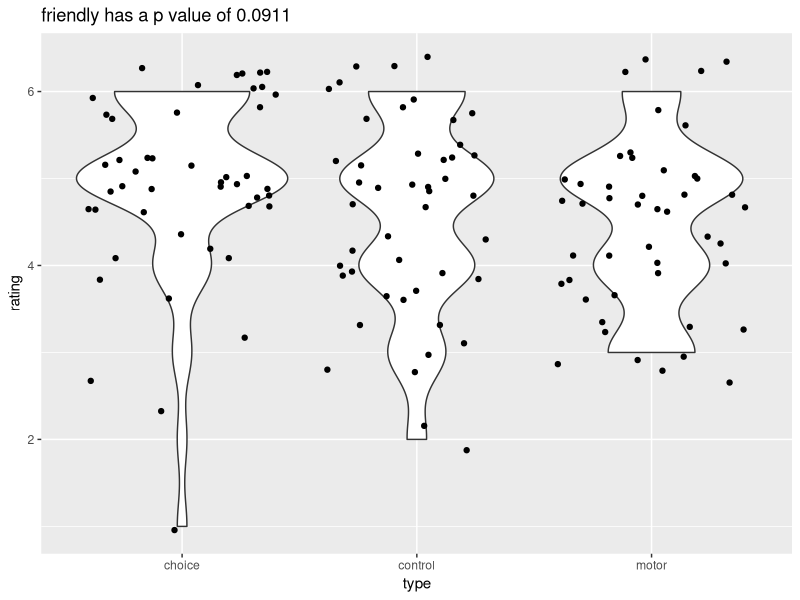
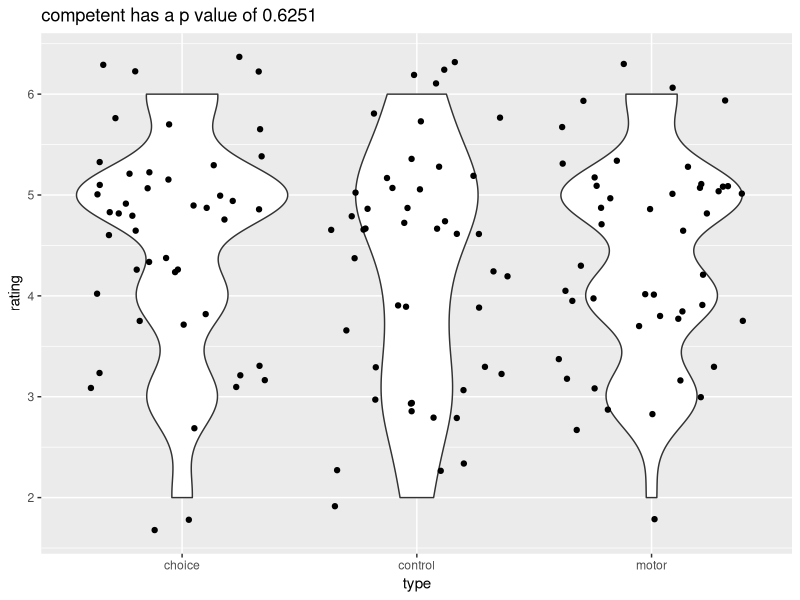
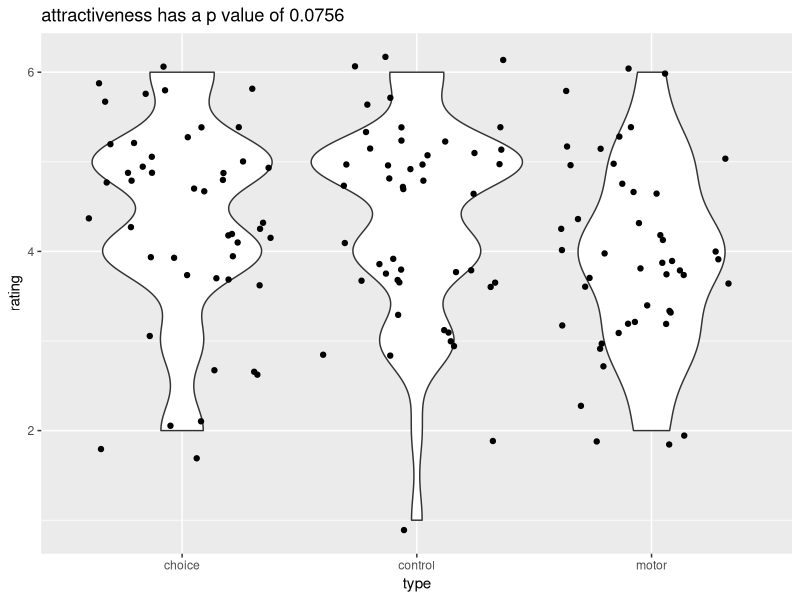
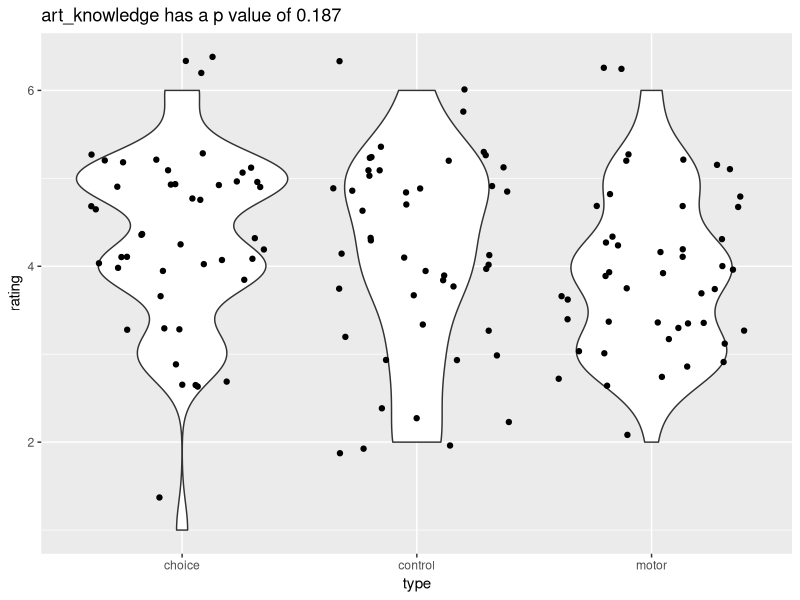
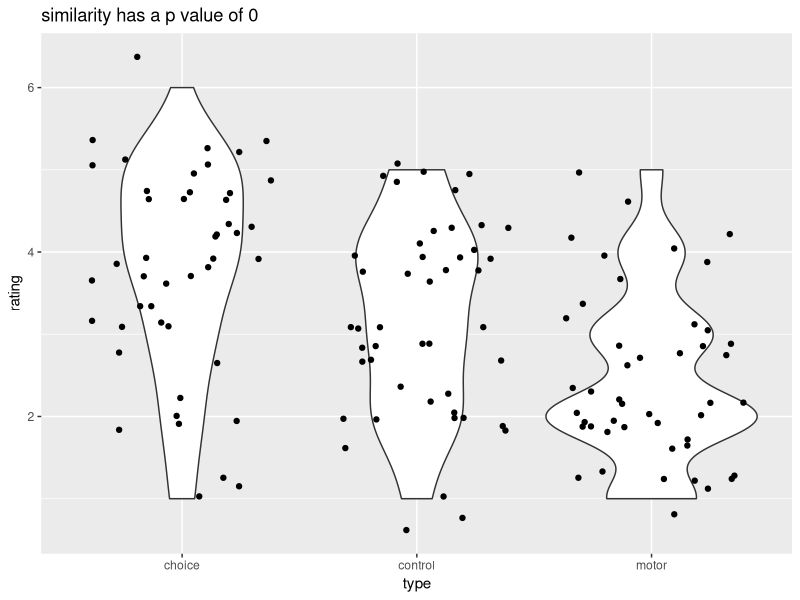
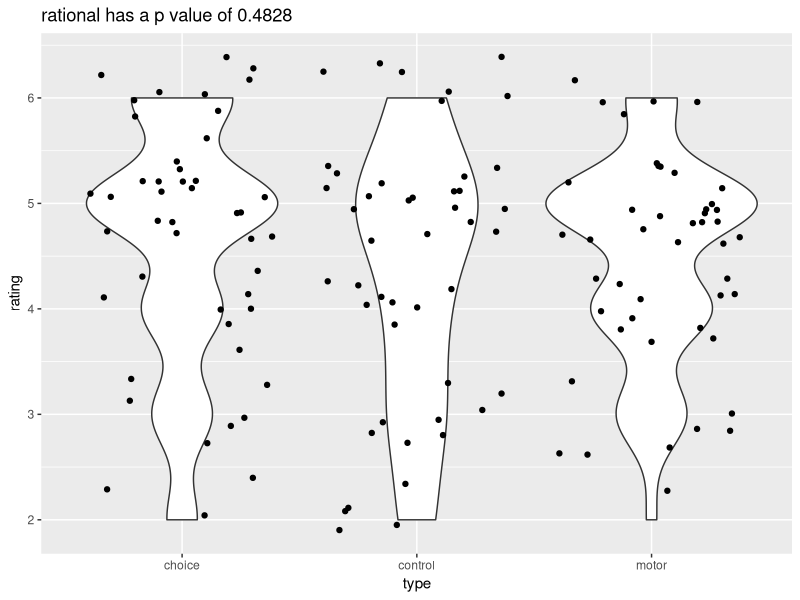
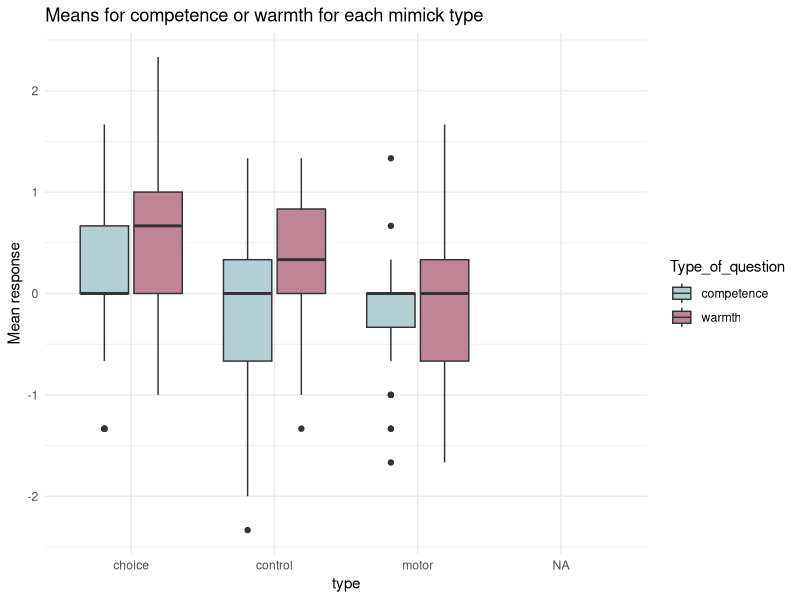
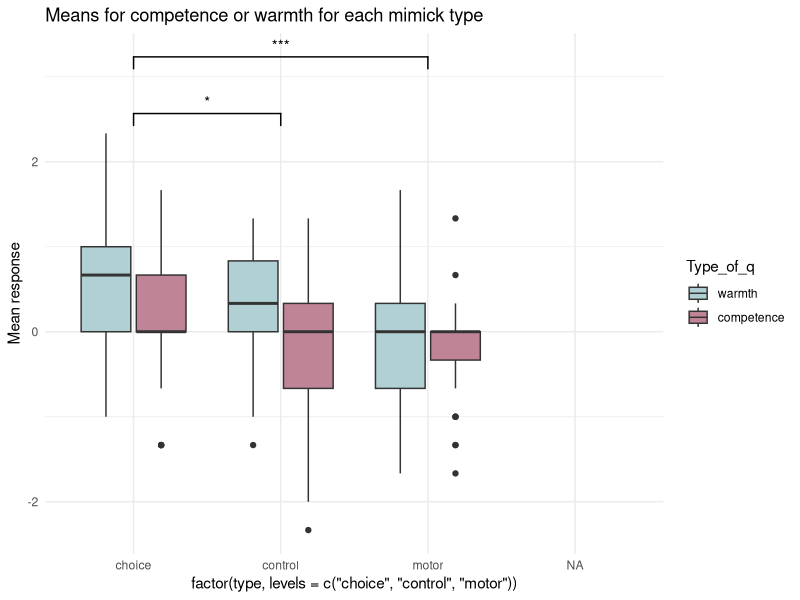

Write the R code that produced these figures, in order. (Note: this script raises an error after producing the figures.)

library(tidyverse)
library(psy)
library(lme4)
library(ggsignif)
colors_a = c('#B0D0D3', '#C08497','#F7AF9D')

groups = read_csv('groups.csv', col_names = TRUE) %>%dplyr::select(-1,-2)
groups_long = groups %>%
  dplyr::select(id, first, second, third) %>%
  pivot_longer(2:4, names_to = 'response', values_to = 'type')

groups_order = groups %>%
  dplyr::select(id, conf1, conf2, conf3) %>%
  pivot_longer(2:4, names_to = 'block', values_to = 'confed_name') %>%
  mutate(block = ifelse(block == 'conf1', 'first', 
                        ifelse(block == 'conf2', 'second',
                               ifelse(block == 'conf3', 'third', 0))))

# ADD art interest
dat_art_indiff <- read_csv('dat_art.csv') %>%
  filter(Response < 10) %>%
  mutate(id = Participant_Public_ID) 

art_interest_full <- dat_art_indiff %>%
  group_by(id) %>%
  summarise(full_score = mean(Response))




groups_mim = groups_long %>%
  rename('block' = 'response') %>%
  full_join(groups_order)



# Rating data ------------------------------
dat_rating2 <- read_csv('ratings_data.csv', col_names = TRUE) %>%
  dplyr::select(Participant_Public_ID, Question_Key, Response) 

colnames(dat_rating2) <- c('id','question','response')

dat_rating3 <- dat_rating2 %>%
  filter(response < 10) %>%
  filter(str_detect(question, "quantised")) 

# group the data by type of question 
warmth_k = c('friendly', 'similarity', 'attractiveness')
comp_k = c('competent', 'art_knowledge', 'rational')
w_k <- paste(warmth_k, collapse="|") # "ll|lo|hl"
ratings_data <- dat_rating3 %>%
  mutate(rating = response) %>%
  mutate(Type_of_question = ifelse(str_detect(question, w_k),'warmth','competence'),
         response = ifelse(str_detect(question, '1'), 'first',
                           ifelse(str_detect(question, '2'), 'second',
                                  ifelse(str_detect(question, '3'),'third', 'baseline'))))

ratings_by_group = ratings_data %>%
  full_join(groups_long) %>%
  mutate(type = ifelse(response == 'baseline', 'baseline', type)) %>%
  na.omit() %>%
  mutate(confed_name = ifelse(str_detect(question, 'Lucile'), 'L', 
                              ifelse(str_detect(question, 'Maria'), 'M',
                                     ifelse(str_detect(question, 'Amie'), 'A', 99)))) %>%
  rename('block' = 'response')



# Ratings across mimicking for each question --------------------

vars2 = c('friendly', 'competent', 'attractiveness', 
         'art_knowledge', 'similarity', 'rational')

for (i in 1:6) {
ratings_by_group_fr <- ratings_by_group %>%
  filter(grepl(vars2[i], question)) %>%
  filter(block != 'baseline') %>%
  distinct()

mod_Fr <- aov(data = ratings_by_group_fr, rating~type)
summary(mod_Fr)

TukeyHSD(mod_Fr)

gg = ggplot(ratings_by_group_fr, aes(type, rating))+
  geom_violin() +
  geom_jitter() +
  ggtitle(paste0(vars2[i], ' has a p value of ',
                 round(summary(mod_Fr)[[1]][['Pr(>F)']][1],4)))   
  print(paste0(vars2[i], ' has a p value of ',
               round(summary(mod_Fr)[[1]][['Pr(>F)']][1],4)))
print(gg)
}



# Ratings questions chronbach alpha -------------------
chr_d <- ratings_by_group %>%
  dplyr::select(id, question, rating) %>%
  na.omit() %>%
  mutate(confed_name = ifelse(str_detect(question, 'Lucile'), 'L', 
                              ifelse(str_detect(question, 'Maria'), 'M',
                                     ifelse(str_detect(question, 'Amie'), 'A', 99)))) %>%
  filter(confed_name == 99) %>%
  distinct() %>%
  pivot_wider(names_from = question, values_from = rating) %>%
  dplyr::select(-1,-2) %>%
  dplyr::select(contains(c('friendly', 'similar', 'attractiveness')))
(0.8 + 0.744 + 0.81)/3
# Average of cronbachs alphas 0.79

cronbach(chr_d)


# warmth chronbach
chr_d <- ratings_by_group %>%
  dplyr::select(id, question, rating) %>% na.omit() %>%
  mutate(confed_name = ifelse(str_detect(question, 'Lucile'), 'L', 
                              ifelse(str_detect(question, 'Maria'), 'M',
                                     ifelse(str_detect(question, 'Amie'), 'A', 99)))) %>%
  filter(confed_name == 99) %>% distinct() %>%
  pivot_wider(names_from = question, values_from = rating) %>%
  dplyr::select(-1,-2) %>%
  dplyr::select(contains(c('friendly', 'similar', 'attractiveness')))
cronbach(chr_d)

# competence chronbach
chr_d <- ratings_by_group %>%
  dplyr::select(id, question, rating) %>% na.omit() %>%
  mutate(confed_name = ifelse(str_detect(question, 'Lucile'), 'L', 
                              ifelse(str_detect(question, 'Maria'), 'M',
                                     ifelse(str_detect(question, 'Amie'), 'A', 99)))) %>%
  filter(confed_name == 99) %>% distinct() %>%
  pivot_wider(names_from = question, values_from = rating) %>%
  dplyr::select(-1,-2) %>%
  dplyr::select(contains(c('art', 'compet', 'rational')))
cronbach(chr_d)


# Liking tripple questions and rating scale ------------------------
rating_questions_scores <-  read_csv('rating_questions_scores.csv')%>%
  group_by(id, type) %>%
  summarise(mean_rating = mean(mean_r)) 

liking_triple <- read_csv('liking_triple_questions.csv') 

composite_rating_questions_scores <- rating_questions_scores %>%
  group_by(id, type) %>%
  summarise(mean_rating = mean(mean_rating))

liking_tripple_and_rating <- liking_triple %>%
  ungroup() %>%
  group_by(id, type) %>%
  summarise(mean_liking_tripple = mean(perc)) %>%
  full_join(composite_rating_questions_scores, by = c("id", 'type')) %>%
  na.omit()




# Add baseline --------------------------

ratings_baseline = ratings_data %>%
  full_join(groups_long) %>%
  mutate(type = ifelse(response == 'baseline', 'baseline', type)) %>%
  na.omit() %>%
  mutate(confed_name = ifelse(str_detect(question, 'Lucile'), 'L', 
                              ifelse(str_detect(question, 'Maria'), 'M',
                                     ifelse(str_detect(question, 'Amie'), 'A', 99)))) %>%
  filter(confed_name != '99') %>%
  full_join(groups_order) %>%
  na.omit() %>%
  dplyr::select(-response) 


ratings_all = full_join(ratings_baseline, ratings_by_group) %>% filter(block != 'baseline')

ratings_avg = ratings_all %>%
  group_by(id, block, confed_name, Type_of_question) %>%
  summarise(mean_r = mean(rating))
  

baseline_mean = ratings_avg %>%
  filter(confed_name != 99) %>%
  rename('mean_r_base' = 'mean_r')


groups_mim = groups_long %>%
  rename('block' = 'response') %>%
  full_join(groups_order) %>%
  dplyr::select(id, confed_name, type)


# Ratings controlled for baseline (by subtracting the baseline) -------------------
exp_means = ratings_avg %>% filter(confed_name == 99) %>%  ungroup() %>%
  dplyr::select(-confed_name) %>%
  full_join(baseline_mean) %>%
  mutate(change_in_rating = mean_r - mean_r_base,
         rating_no_baseline = mean_r) %>%
  full_join(groups_mim)

ggplot(exp_means, aes(x = type, y = change_in_rating, fill = Type_of_question))+
  geom_boxplot() +
  scale_fill_manual(values = colors_a[1:2]) +
  labs(y = 'Mean response', title = 'Means for competence or warmth for each mimick type') +
  theme_minimal()

# plot for ratings -----------------------
ggplot(exp_means, aes(fill = factor(Type_of_question, levels = c('warmth', 'competence')), x = factor(type, levels = c('choice', 'control', 'motor')), y = change_in_rating)) +
  geom_boxplot() +
  scale_fill_manual(values = c(colors_a[1], colors_a[2])) +
  labs(y = 'Mean response', title = 'Means for competence or warmth for each mimick type', fill = 'Type_of_q') +
  theme_minimal() +
  geom_signif(
    comparisons = list(c("motor", "control")),
    map_signif_level = TRUE
  ) +
  geom_signif(
    comparisons = list(c("choice", "control")),
    map_signif_level = TRUE
  ) +
  geom_signif(
    comparisons = list(c("choice", "motor")),
    map_signif_level = TRUE, y_position = c(3, 1.5, 2.8)
  )
  

res.aov <- anova_test(data = exp_means, dv = change_in_rating, within = c(type, Type_of_question), wid = id)
get_anova_table(res.aov)


pwc <- exp_means %>%
  pairwise_t_test(
    change_in_rating ~ type * Type_of_question, paired = TRUE,
    p.adjust.method = "bonferroni"
  )
pwc

pwc <- exp_means %>% 
  group_by(Type_of_question) %>%
  emmeans_test(change_in_rating ~ type, p.adjust.method = "bonferroni") 
pwc


exp_means <- exp_means %>%
  mutate(type = as.factor(type))

exp_means <- within(exp_means, type <- relevel(type, ref = 'motor'))

## Rating full scale--------------------
mod2 <- lm(data = exp_means, change_in_rating ~ type * Type_of_question)
summary(mod2)

write.csv(exp_means, 'rating_questions_scores.csv')
# diagnostics are fine --- plot(mod2)
# change from baseline differs between control and choice 
# (higher score in choice - ratings increased from baseline in choice more than in control)



# Pointplot of means only
ratings2 = ratings_by_group %>%
  group_by(id,Type_of_question, type) %>% 
  mutate(mean_r = mean(rating)) 

ggplot(ratings2, aes(x = type, y = mean_r, color = Type_of_question)) +
    geom_boxplot() +
      geom_jitter() + 
    geom_point(aes(x = type,y = mean_r)) +
    labs(title = 'Means for competence or warmth for each mimick type',y = 'Mean response') +
    theme_minimal()

# Boxplot
data_by_id = ratings_by_group %>%
  group_by(id, Type_of_question, type) %>%
  mutate(mean_r = mean(rating)) %>%
ggplot(aes(x = type, y = mean(rating), fill = Type_of_question))+
  geom_boxplot() +
  scale_fill_manual(values = colors_a[1:2]) +
  labs(y = 'Mean response', title = 'Means for competence or warmth for each mimick type') +
  theme_minimal()

# Analysis ratings --------------------------------

avg_ratings = ratings_by_group %>%
  group_by(id, Type_of_question, type) %>% 
  summarise(mean_r = mean(rating))

r_model <- lm(mean_r ~ Type_of_question * type, data = avg_ratings)
summary(r_model)


# Only significant difference between warmth and competence ratings in the motor mimickry 
# Higher ratings for competence than warmth (in the case of motor mimicry)
avg_ratings_motor <- avg_ratings %>%
  filter(type == 'motor')

r_model2 <- lm(mean_r ~ Type_of_question, data = avg_ratings_motor)
summary(r_model2)


# Histograms to check motor 
avg_ratings_motor2 = avg_ratings_motor %>% filter(type == 'motor') %>% filter(Type_of_question == 'warmth')

# Analysis no baseline ----------------------------
ggplot(exp_means, aes(fill = factor(Type_of_question, levels = c('warmth', 'competence')), 
                      x = factor(type, levels = c('choice', 'control', 'motor')), 
                      y = mean_r)) +
  geom_boxplot() +
  scale_fill_manual(values = c(colors_a[1], colors_a[2])) +
  labs(y = 'Mean response', title = 'Means for competence or warmth for each mimick type', fill = 'Type_of_q') +
  theme_minimal() +
  geom_signif(
    comparisons = list(c("motor", "control")),
    map_signif_level = TRUE
  ) +
  geom_signif(
    comparisons = list(c("choice", "control")),
    map_signif_level = TRUE
  ) +
  geom_signif(
    comparisons = list(c("choice", "motor")),
    map_signif_level = TRUE, y_position = c(7, 1.5, 2.8)
  )


res.aov <- anova_test(data = exp_means, dv = mean_r, within = c(type, Type_of_question), wid = id)
get_anova_table(res.aov)


pwc <- exp_means %>%
  pairwise_t_test(
    mean_r ~ type * Type_of_question, paired = TRUE,
    p.adjust.method = "bonferroni"
  )
pwc

pwc <- exp_means %>% 
  group_by(Type_of_question) %>%
  emmeans_test(mean_r ~ type, p.adjust.method = "bonferroni") 
pwc
